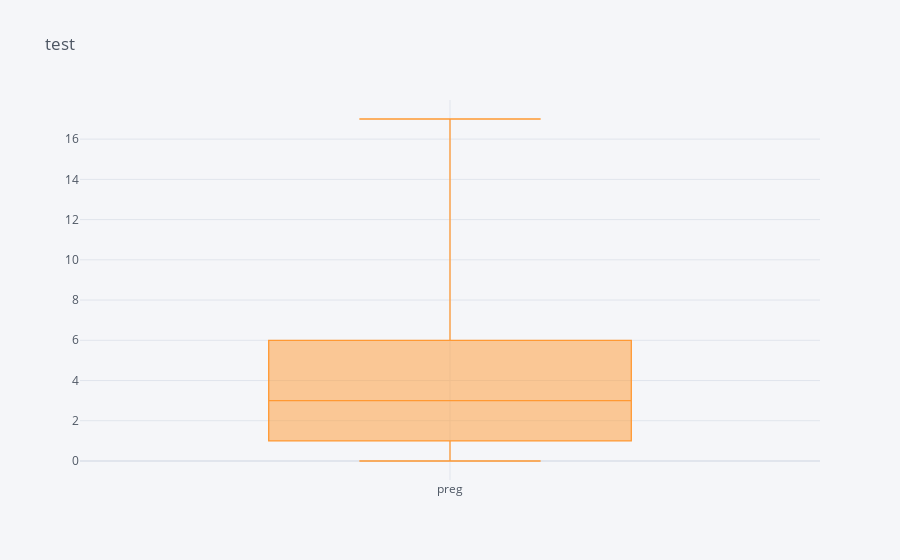

Write notebook code for a chart like this one.
### Code cell
data['preg'].iplot(kind='box', title='test')

### Figure 1 — Plotly figure (JSON) as saved in the notebook; plotly's stock layout.template omitted (floating-point values rounded to 4 significant figures; data arrays with more than 128 entries replaced by an {"elided": "..."} marker saying what was removed)
{"data": [{"boxpoints": false, "line": {"width": 1.3}, "marker": {"color": "rgba(255, 153, 51, 1.0)"}, "name": "preg", "orientation": "v", "type": "box", "y": {"elided": "768 int values"}}], "layout": {"legend": {"bgcolor": "#F5F6F9", "font": {"color": "#4D5663"}}, "paper_bgcolor": "#F5F6F9", "plot_bgcolor": "#F5F6F9", "title": {"font": {"color": "#4D5663"}, "text": "test"}, "xaxis": {"gridcolor": "#E1E5ED", "showgrid": true, "tickfont": {"color": "#4D5663"}, "title": {"font": {"color": "#4D5663"}, "text": ""}, "zerolinecolor": "#E1E5ED"}, "yaxis": {"gridcolor": "#E1E5ED", "showgrid": true, "tickfont": {"color": "#4D5663"}, "title": {"font": {"color": "#4D5663"}, "text": ""}, "zerolinecolor": "#E1E5ED"}}}
